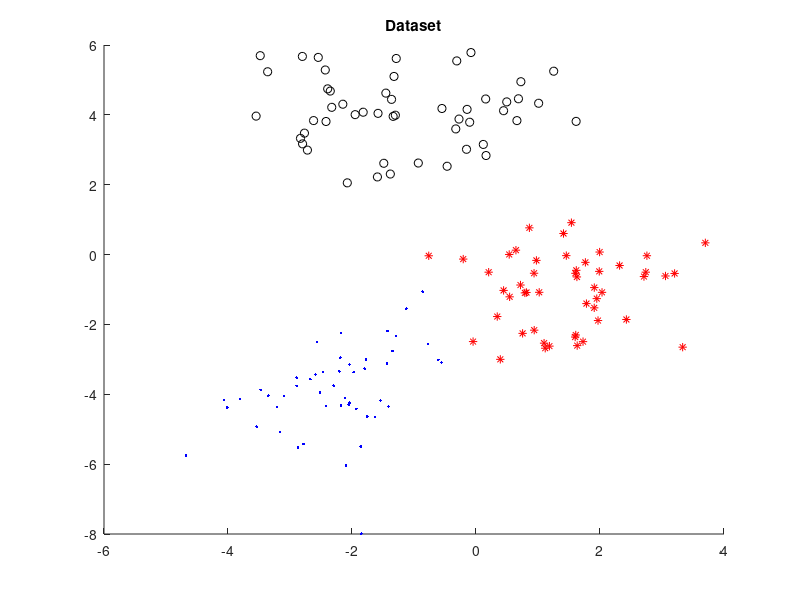
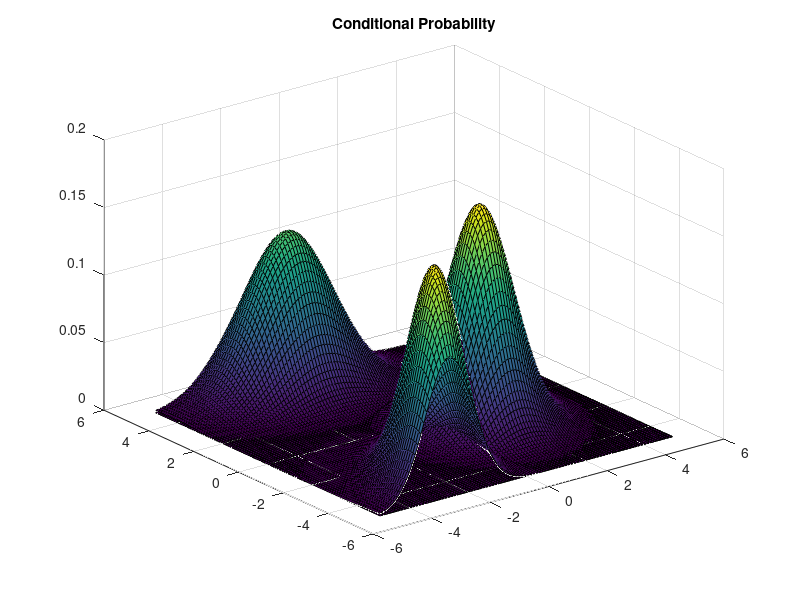
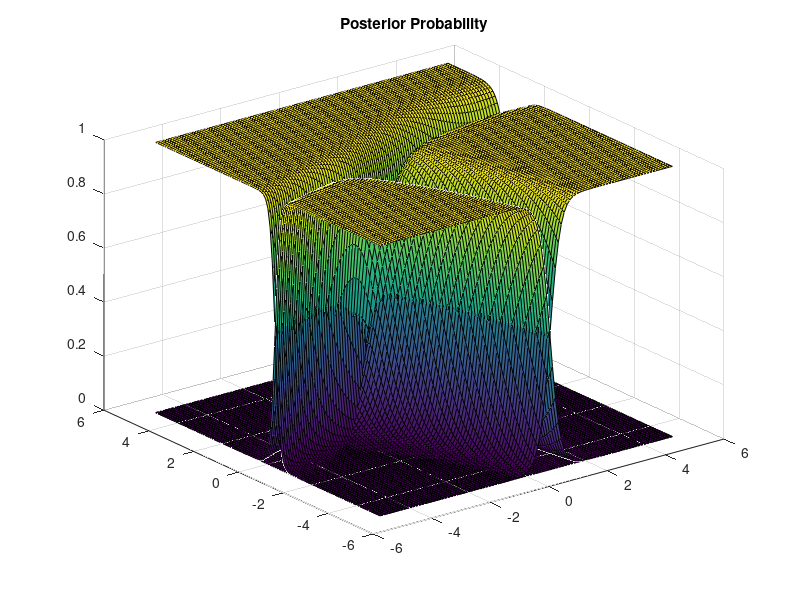

MATLAB code for these plots, in order: (Note: this script raises an error after producing the figures.)
% Parameters
prior_prob1 = 0.6;
prior_prob2 = 0.3;
prior_prob3 = 0.1;
decision_cost = [0 1 8; 3 0 3; 6 1 0];

% Generate dataset and plot
mean1_init = [-2 -3.5];
cov1_init = [1 0.5; 0.5 2];
mean2_init = [-1 4];
cov2_init = [2 0; 0 1];
mean3_init = [1.5, -1];
cov3_init = [1 0; 0 1];
w1 = mvnrnd(mean1_init, cov1_init, 50);
w2 = mvnrnd(mean2_init, cov2_init, 50);
w3 = mvnrnd(mean3_init, cov3_init, 50);
figure(1)
hold on
plot(w1(:, 1), w1(:, 2), '.b')
plot(w2(:, 1), w2(:, 2), 'ok')
plot(w3(:, 1), w3(:, 2), '*r')
title('Dataset')

% Init grid
[x, y] = meshgrid(-5 : 0.1 : 5);
figure(1)
hold on

% Conditional probability parameters and plot
mean1 = mean(w1);
cov1 = cov(w1(:, 1), w1(:, 2));
mean2 = mean(w2);
cov2 = cov(w2(:, 1), w2(:, 2));
mean3 = mean(w3);
cov3 = cov(w3(:, 1), w3(:, 2));
figure(2)
cond_prob1 = reshape(mvnpdf([x(:), y(:)], mean1, cov1), size(x));
cond_prob2 = reshape(mvnpdf([x(:), y(:)], mean2, cov2), size(x));
cond_prob3 = reshape(mvnpdf([x(:), y(:)], mean3, cov3), size(x));
surf(x, y, cond_prob1)
hold on
surf(x, y, cond_prob2)
surf(x, y, cond_prob3)
title('Conditional Probability')

% Calculate posterior probability and plot 
post_prob1 = prior_prob1 * cond_prob1;
post_prob2 = prior_prob2 * cond_prob2;
post_prob3 = prior_prob3 * cond_prob3;
post_prob_all = post_prob1 + post_prob2 + post_prob3;
post_prob1 = post_prob1 ./ post_prob_all;
post_prob2 = post_prob2 ./ post_prob_all;
post_prob3 = post_prob3 ./ post_prob_all;
figure(3)
surf(x, y, post_prob1)
hold on
surf(x, y, post_prob2)
surf(x, y, post_prob3)
title('Posterior Probability')

% Plot decision region with minimum error
region = calculate_decision_region(x, post_prob1, post_prob2, post_prob3, 'max');
figure(4)
hold on
surf(x, y, region)
title('Decision Boundary With Minimum Error')

% Calculate posterior probability with minimal risk and plot
cost1 = decision_cost(1, 1) * post_prob1 + decision_cost(2, 1) * post_prob2 + decision_cost(3, 1) * post_prob3;
cost2 = decision_cost(1, 2) * post_prob1 + decision_cost(2, 2) * post_prob2 + decision_cost(3, 2) * post_prob3;
cost3 = decision_cost(1, 3) * post_prob1 + decision_cost(2, 3) * post_prob2 + decision_cost(3, 3) * post_prob3;
figure(5)
surf(x, y, cost1)
hold on
surf(x, y, cost2)
surf(x, y, cost3)
title('Decision Cost')

% Plot decision region with minimal risk
region = calculate_decision_region(x, cost1, cost2, cost3, 'min');
figure(6)
hold on
surf(x, y, region)
title('Decision Boundary With Minimum Risk')


function region = calculate_decision_region(x, prob1, prob2, prob3, option)
assert(nargin == 5);
region = zeros(size(prob1));
for i = 1 : size(x, 1)
    for j = 1 : size(x, 2)
        if(strcmp(option, 'max'))
            [~, loc] = max([prob1(i, j), prob2(i, j), prob3(i, j)]);
        elseif(strcmp(option, 'min'))
            [~, loc] = min([prob1(i, j), prob2(i, j), prob3(i, j)]);
        end
        region(i, j) = loc - 1;
    end
end
end